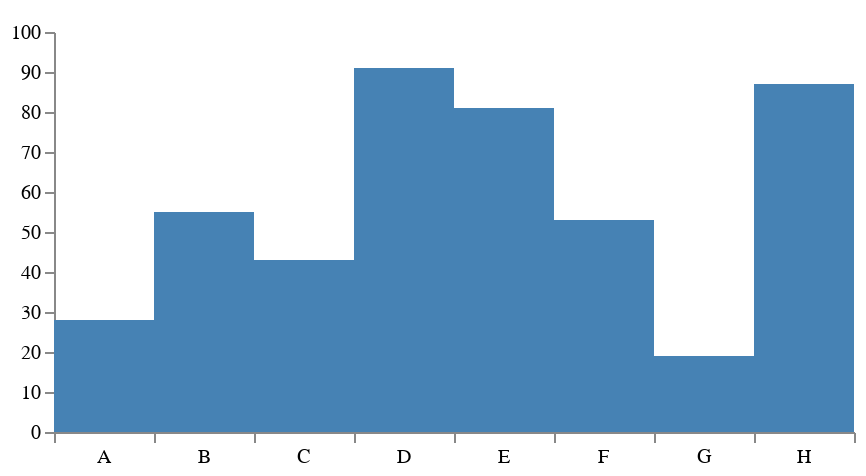

Specify this chart in Vega-Lite:
### Vega specification from a JSON file in a GitHub repository (floating-point values rounded to 4 significant figures)
{"$schema": "https://vega.github.io/schema/vega/v5.json", "width": 400, "height": 200, "padding": 5, "autosize": {"type": "pad", "resize": false}, "data": [{"name": "table", "values": [{"category": "A", "amount": 28}, {"category": "B", "amount": 55}, {"category": "C", "amount": 43}, {"category": "D", "amount": 91}, {"category": "E", "amount": 81}, {"category": "F", "amount": 53}, {"category": "G", "amount": 19}, {"category": "H", "amount": 87}]}], "signals": [{"name": "tooltip", "value": {}, "on": [{"events": "rect:mouseover", "update": "datum"}, {"events": "rect:mouseout", "update": "{}"}]}], "scales": [{"name": "xscale", "type": "band", "domain": {"data": "table", "field": "category"}, "range": "width", "padding": 0, "round": true}, {"name": "yscale", "domain": {"data": "table", "field": "amount"}, "nice": true, "range": "height"}], "axes": [{"orient": "bottom", "scale": "xscale", "tickExtra": true, "bandPosition": 1}, {"orient": "left", "scale": "yscale"}], "marks": [{"type": "rect", "from": {"data": "table"}, "encode": {"update": {"fill": {"value": "steelblue"}, "y": {"scale": "yscale", "field": "amount"}, "y2": {"scale": "yscale", "value": 0}, "x": {"scale": "xscale", "field": "category"}, "width": {"scale": "xscale", "band": 1}}, "hover": {"fill": {"value": "red"}}}}, {"type": "text", "encode": {"enter": {"align": {"value": "center"}, "baseline": {"value": "bottom"}, "fill": {"value": "#333"}}, "update": {"x": {"scale": "xscale", "signal": "tooltip.category", "band": 0.5}, "y": {"scale": "yscale", "signal": "tooltip.amount", "offset": -2}, "text": {"signal": "tooltip.amount"}, "fillOpacity": [{"test": "datum === tooltip", "value": 0}, {"value": 1}]}}}]}
